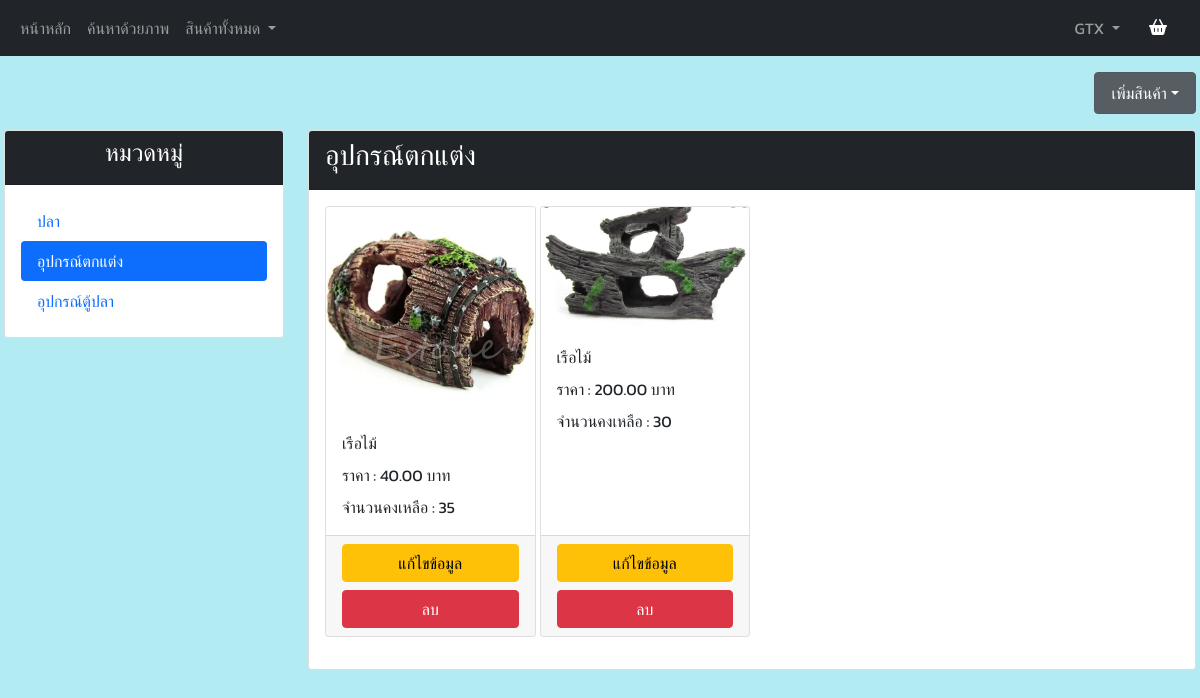
The app's page /ownerproduct_accessories (signed in) with its own data.
### tables this page shows
CREATE TABLE "accessories_product" (
	"accessories_ID"	INTEGER NOT NULL,
	"accessories_Name"	TEXT NOT NULL,
	"accessories_Price"	NUMERIC NOT NULL,
	"accessories_Amount"	INTEGER NOT NULL,
	"accessories_Description"	TEXT,
	"accessories_Images"	TEXT,
	"accessories_Owner"	TEXT NOT NULL,
	"time"	TEXT,
	PRIMARY KEY("accessories_ID" AUTOINCREMENT)
);

### app.py (the view)
@app.route("/ownerproduct_accessories" , methods=["GET", "POST"])
def ownerproduct_accessories():
    if session.get("user",None) is not None:
        if session.get("role") == 'seller':
            with sqlite3.connect("mydata.db") as connect:
                SellerID = session['user']
                cur = connect.cursor()
                cur.execute("select * from seller where seller_id = ?",[SellerID])
                seller = cur.fetchall()
                cur.execute("select count(*) from accessories_product where accessories_Owner = ?",[SellerID])
                accessories_total = cur.fetchone()[0]
                page, per_page, offset = get_page_args(page_parameter='page')
                per_page = 12
                if offset != 0:
                    offset = offset + 2
                sql = "SELECT * FROM accessories_product where accessories_Owner = ? ORDER BY time desc LIMIT ? OFFSET ?"
                val = [SellerID,per_page, offset]
                cur.execute(sql,val)
                accessoriesproduct_data = cur.fetchall()
                accessories_pagination = Pagination(
                    page=page,
                    per_page=per_page,
                    total=accessories_total,
                    css_framework='bootstrap4'
                )
                for i in range(len(accessoriesproduct_data)):
                    accessoriesproduct_data[i] = list(accessoriesproduct_data[i])
                    accessoriesproduct_data[i][2] = str('{:,.2f}'.format(accessoriesproduct_data[i][2]))
                    accessoriesproduct_data[i][3] = str('{:,}'.format(int(accessoriesproduct_data[i][3])))
                    accessoriesproduct_data[i] = tuple(accessoriesproduct_data[i])
                return render_template(
                    "ownerproduct_accessories.html",
                    accessories_pagination=accessories_pagination,
                    seller_shop=seller[0],
                    accessoriesproduct_data=accessoriesproduct_data,
                    seller = session['user']
                )
    else:
        return redirect(url_for("home"))

### templates/ownerproduct_accessories.html (shortened to what this page needs)
{% extends "header_seller.html" %} {% block content %}
<head>
    <link rel="stylesheet" href="http://jqueryvalidation.org/files/demo/site-demos.css">
    <link rel="stylesheet" type="text/css" href="{{ url_for('static',filename='css/styles.css') }}">
    <link rel="stylesheet" type="text/css" href="{{ url_for('static',filename='css/styles.css') }}">
</head>
<div class="container-fluid p-1 my-1">
    <div class="container p-1 my-0">
    </div>
    <div class="row g-3">
        <div class="col-12 ">
            <ul class="nav justify-content-end">
                <li class="nav-item dropdown">
                    <a class="nav-link active dropdown-toggle btn btn-secondary" type="button" id="dropdownMenuButton" data-bs-toggle="dropdown" aria-expanded="false">เพิ่มสินค้า</a>
                </li>
            </ul>
        </div>
        <div class="col-12">
            <div class="row gx-4 gy-1">
                <div class="col-xs-12 col-md-3">
                    <div class="card">
                        <div class="card-header bg-dark">
                            <h4 style="color: white;" class="text-center">หมวดหมู่</h4>
                        </div>
                        <div class="card-body">
                            <ul class="nav flex-column nav-pills" id="v-pills-tab" role="tablist" aria-orientation="vertical">
                                <li class="nav-item">
                                    <a class="nav-link" type="button" href="/ownerproduct_fish" id="shop-fish-tab">ปลา</a>
                                </li>
                                <li class="nav-item">
                                    <a class="nav-link active" type="button" href="/ownerproduct_tool" id="shop-decoration-tab">อุปกรณ์ตกแต่ง</a>
                                </li>
                                <li class="nav-item">
                                    <a class="nav-link" type="button" href="/ownerproduct_tool" id="shop-tool-tab">อุปกรณ์ตู้ปลา</a>
                                </li>
                            </ul>
                        </div>
                    </div>
                </div>
                <div class="col-xs-12 col-sm-12 col-md-9">
                    <div>
                        <div class="tab-pane fade show active" id="shop-fish" role="tabpanel" aria-labelledby="shop-fish-tab">
                            <div class="card">
                                <div class="card-header bg-dark">
                                    <h3>อุปกรณ์ตกแต่ง</h3>
                                </div>
                                <div class="card-body">
                                    <div class="row g-1">
                                        {%for row in accessoriesproduct_data %}
                                        <div class="col-md-3 mb-3 ">
                                            <div class="card h-100">
                                                <img src="{{row.5}}" class="card-img-top">
                                                <div class="card-body">
                                                    <p class="card-title">{{row.1}}</p>
                                                    <p class="card-text">ราคา : {{row.2}} บาท</p>
                                                    <p class="card-text">จำนวนคงเหลือ : {{row.3}}</p>
                                                </div>
                                                <div class="card-footer">
                                                    <div class="d-grid gap-2">
                                                        <button type="button" class="btn btn-warning" data-bs-toggle="modal" data-bs-target="#modal_edit_accessoriesdata{{row.0}}">แก้ไขข้อมูล</button>
                                                        <button type="button" class="btn btn-danger" data-bs-toggle="modal" data-bs-target="#modal_delete_accessories{{row.0}}">ลบ</button>
                                                    </div>
                                                </div>
                                            </div>
                                        </div>
                                        {%endfor%} {{accessories_pagination.links}}
                                    </div>
                                </div>
                            </div>
                        </div>
                    </div>
                </div>
            </div>
        </div>
    </div>
</div>
{% endblock %}

### static/css/styles.css (style rules this page uses)
p { margin-bottom: 0.5rem; }
h3 { color: white; }
a, p, h1, h2, h3, h4, h5, h6, .btn, label, .col-form-label, span, input, textarea, table { font-family: 'Kanit', sans-serif; }

### records on screen
accessories_product: shows a picture, accessories_Name "เรือไม้", accessories_Price "40.00", accessories_Amount "35"
accessories_product: shows a picture, accessories_Name "เรือไม้", accessories_Price "200.00", accessories_Amount "30"

### other values on screen
{{ seller }} "GTX"
